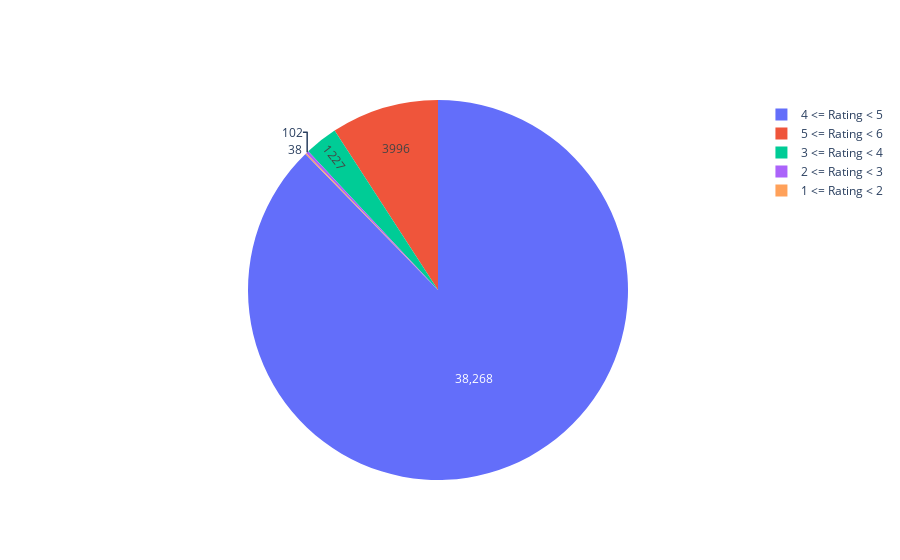

Notebook cell for this chart:
### Code cell
slices = [((df['Delivery_person_Ratings'] >=1) & (df['Delivery_person_Ratings'] < 2)).sum(),
        ((df['Delivery_person_Ratings'] >=2) & (df['Delivery_person_Ratings'] < 3)).sum(),
        ((df['Delivery_person_Ratings'] >=3) & (df['Delivery_person_Ratings'] < 4)).sum(),
        ((df['Delivery_person_Ratings'] >=4) & (df['Delivery_person_Ratings'] < 5)).sum(),
        ((df['Delivery_person_Ratings'] >=5) & (df['Delivery_person_Ratings'] < 6)).sum()]

labels = ['1 <= Rating < 2','2 <= Rating < 3','3 <= Rating < 4','4 <= Rating < 5','5 <= Rating < 6']

# plt.pie(slices, labels= labels)
# fig = plt.gcf()

# fig.set_size_inches(4,4)

# plt.show()

x = df[feature].value_counts()

trace = go.Pie(labels = labels, values = slices, textinfo= 'value')

#layout = go.Layout(title = feature)

fig = go.Figure(data= [trace])

py.iplot(fig, image_width = 25, image_height = 25)

### Figure 1 — Plotly figure (JSON) as saved in the notebook; plotly's stock layout.template omitted (floating-point values rounded to 4 significant figures)
{"data": [{"labels": ["1 <= Rating < 2", "2 <= Rating < 3", "3 <= Rating < 4", "4 <= Rating < 5", "5 <= Rating < 6"], "textinfo": "value", "type": "pie", "values": [38, 102, 1227, 38268, 3996]}], "layout": {}}
